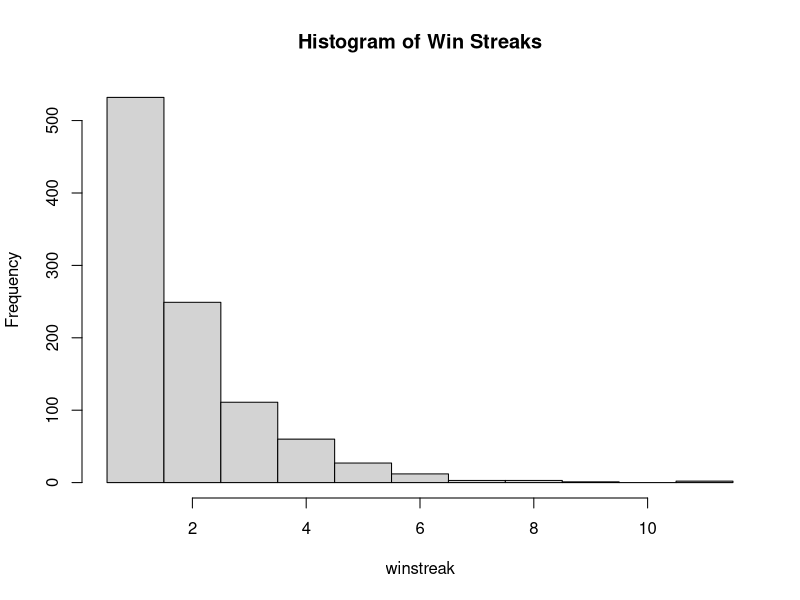
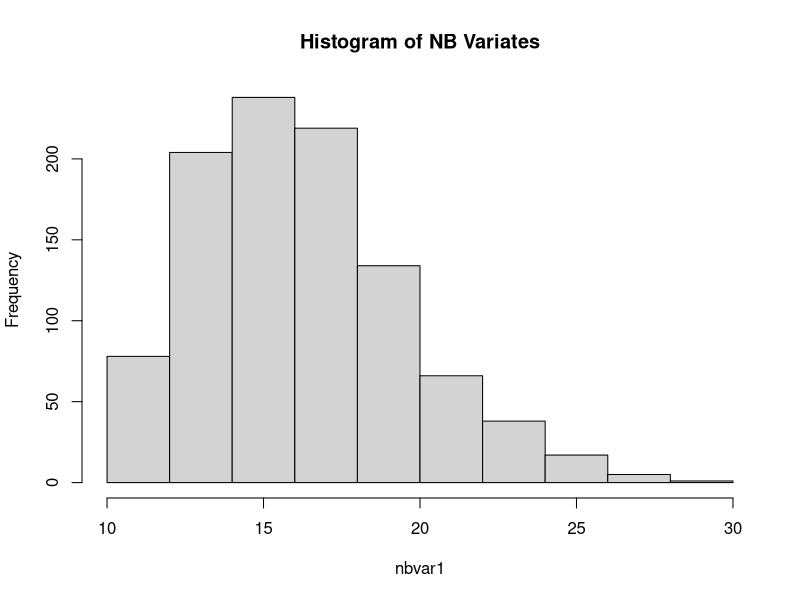
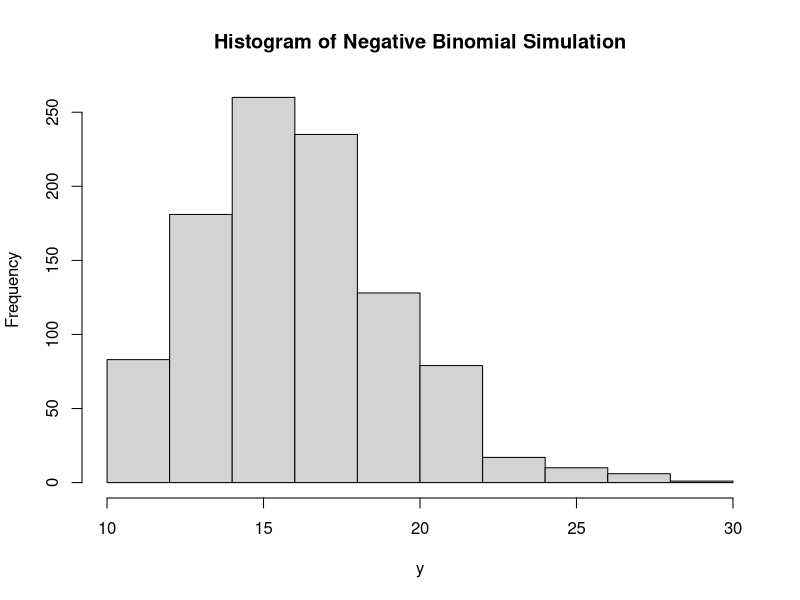
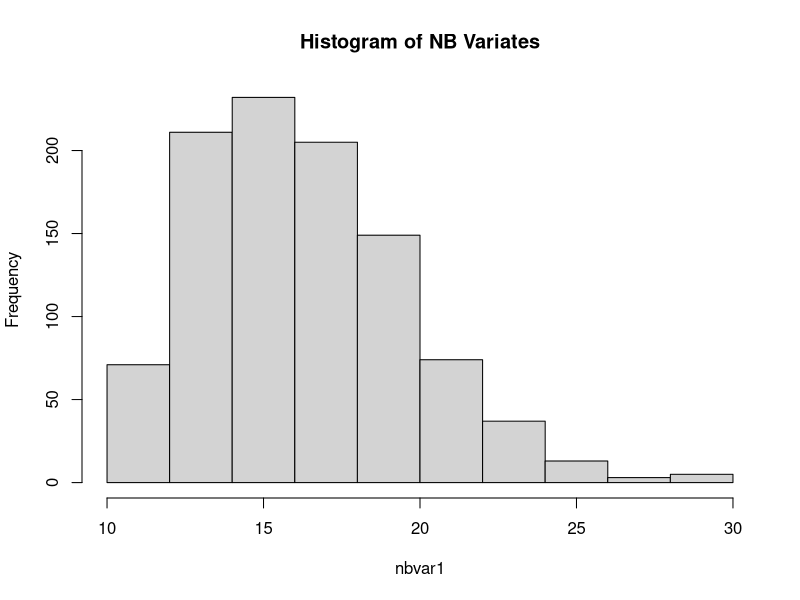

Write R code to recreate these figures, in order.
## ---- chunk 1
knitr::opts_chunk$set(echo = TRUE)
## ---- chunk 2
streak = 0
lose = 0
p = 20/38
while(lose==0){
  lose = (runif(1) < p) # generate Bernoulli with probability p
  streak = streak + 1 # tally streak
}
streak
## ---- chunk 3
# Initialize vector to store win streaks
winstreak <- numeric(1000)

# Loop to simulate 1000 experiments
for (i in 1:1000) {
  streak = 0
  lose = 0
  p = 20/38
  while (lose == 0) {
    lose = (runif(1) < p)
    streak = streak + 1
  }
  winstreak[i] <- streak
}

# Histogram of win streak length
hist(winstreak, br=seq(min(winstreak)-0.5, max(winstreak)+0.5), main="Histogram of Win Streaks")

# Average length of the win streak
mean(winstreak)

# Standard deviation of the winning streak lengths
sd(winstreak)

# Longest winning streak
max(winstreak)
## ---- chunk 4
# Initialize vector to store NB variates
nbvar1 <- numeric(1000)
r <- 10
p <- 0.6

# Loop to simulate 1000 NB variates
for (sims in 1:1000) {
  for (nbsims in 1:r) {
    tossnum = 0
    success = 0
    while (success == 0) {
      success = (runif(1) < p)
      tossnum = tossnum + 1
    }
    nbvar1[sims] = nbvar1[sims] + tossnum
  }
}

# Histogram, Mean, and Standard Deviation
hist(nbvar1, main="Histogram of NB Variates")
mean(nbvar1)
sd(nbvar1)
## ---- chunk 5
simnum = 1000
p = 0.6; r = 10  # for point of comparison with the negative binomial, we will use r here
y = numeric(simnum)
for(sims in 1:simnum){
	pmf=p^r; cdf=pmf; # pmf and cdf
	j=r;
	u=runif(1) # uniform random variate
	# find Binomial variate
	while(u >= cdf){
		pmf=(j * (1 - p)) / ((j + 1 - r)) * pmf # recursion relation
		cdf=cdf + pmf # compute cdf
		j=j+1
	}
	y[sims]=j
}
# Results
hist(y, main = "Histogram of Negative Binomial Simulation")
mean(y)
sd(y)
## ---- chunk 6
x = proc.time()
# Initialize vector to store NB variates
nbvar1 <- numeric(1000)
r <- 10
p <- 0.6

# Loop to simulate 1000 NB variates
for (sims in 1:1000) {
  for (nbsims in 1:r) {
    tossnum = 0
    success = 0
    while (success == 0) {
      success = (runif(1) < p)
      tossnum = tossnum + 1
    }
    nbvar1[sims] = nbvar1[sims] + tossnum
  }
}

# Histogram, Mean, and Standard Deviation
hist(nbvar1, main="Histogram of NB Variates")
mean(nbvar1)
sd(nbvar1)
timer = proc.time() - x
algtime = timer[3]  # algtime will store the algorithm run time in seconds
algtime
